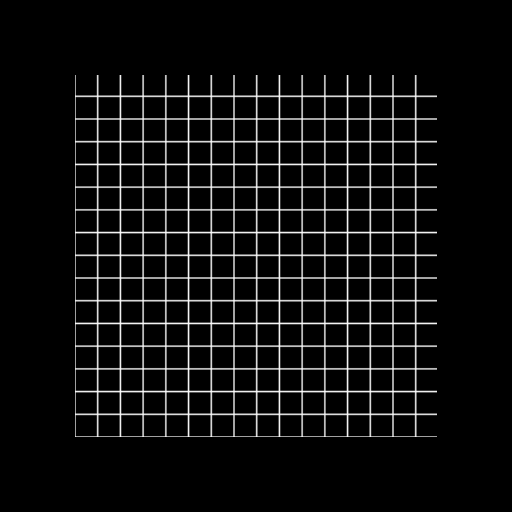

The script that drew this image:
#!/usr/bin/env python

# Generate and display a grid pattern image using vtkImageGridSource.

# Factory overrides: importing these modules registers the OpenGL rendering
# and interaction style implementations for vtkRenderingCore factory classes.
import vtkmodules.vtkInteractionStyle  # noqa: F401
import vtkmodules.vtkRenderingOpenGL2  # noqa: F401
# VTK pipeline classes used in this example
from vtkmodules.vtkImagingSources import vtkImageGridSource
from vtkmodules.vtkInteractionStyle import vtkInteractorStyleImage
from vtkmodules.vtkRenderingCore import (
    vtkImageActor,
    vtkRenderWindow,
    vtkRenderWindowInteractor,
    vtkRenderer,
)

# Colors (normalized RGB)
black_rgb = (0.0, 0.0, 0.0)

# Source: generate a grid pattern image
source = vtkImageGridSource()
source.SetGridSpacing(16, 16, 0)
source.SetGridOrigin(0, 0, 0)
source.SetDataScalarTypeToUnsignedChar()
source.SetDataExtent(0, 255, 0, 255, 0, 0)
source.SetLineValue(255)
source.SetFillValue(0)
source.Update()

# Actor: display the grid image
actor = vtkImageActor()
actor.GetMapper().SetInputConnection(source.GetOutputPort())

# Renderer: assemble the scene with parallel projection for 2D viewing
renderer = vtkRenderer()
renderer.AddActor(actor)
renderer.SetBackground(black_rgb)

# Window: display the rendered scene
render_window = vtkRenderWindow()
render_window.AddRenderer(renderer)
render_window.SetWindowName("grid source")
render_window.SetMultiSamples(0)
render_window.SetSize(512, 512)

# Interactor: handle mouse and keyboard events with 2D image style
render_window_interactor = vtkRenderWindowInteractor()
interactor_style_image = vtkInteractorStyleImage()
render_window_interactor.SetInteractorStyle(interactor_style_image)
render_window_interactor.SetRenderWindow(render_window)

# Scene: configure parallel projection for 2D image viewing
renderer.ResetCamera()
renderer.GetActiveCamera().ParallelProjectionOn()

render_window_interactor.Initialize()
render_window_interactor.Start()
